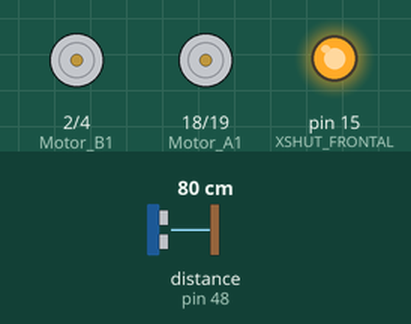
The sketch below on a simulated Arduino Uno, built with avr-gcc and run on an emulated ATmega328P. On the bench: motor-driver pin pairs drawn as motors (green arrow = first pin HIGH = forward, orange = second pin HIGH = backward, longer = more drive), output pins drawn as LEDs (lit = HIGH). The test bench sets the inputs (shaded band); at power-on: distance to the obstacle (sensor on pin 48) 80 cm. What the sketch prints to the serial monitor is not drawn.

Above: at 0.02 s.
At 1.2 s:
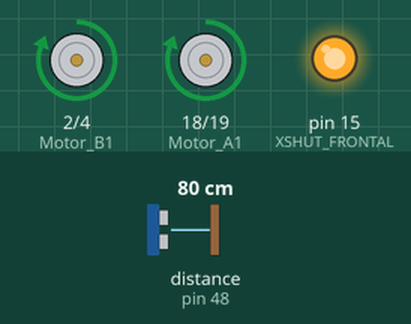
1.3 s: distance to the obstacle (sensor on pin 48) set to 12 cm
2.8 s: distance to the obstacle (sensor on pin 48) set to 9 cm
At 4.0 s:
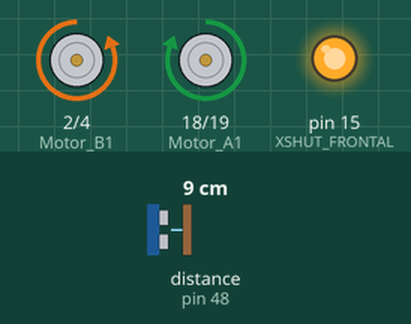
Timing chart, 0 to 5.8 s (numbered marks = the images above; inputs shaded):
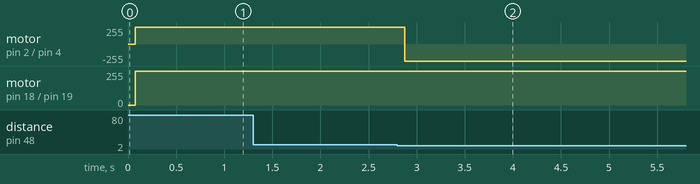

Measured:
- the behaviour switches between 11 and 10 cm on distance to the obstacle (sensor on pin 48) (found by bisection; images 1 and 2)
- after the input at 1.3 s, every drawn part: stays the same
- after the input at 2.8 s, motor on pin 2 (Motor_B1) / pin 4 (Motor_B2): forward 255/255 → backward 255/255 after 0.08 s

The sketch:

Main.Ino
```cpp
#include <Wire.h>
#include "Adafruit_VL53L0X.h"

// Variables para los sensores
int DistanciaFrontal;
int DistanciaLateral;

// Instancias de los sensores
Adafruit_VL53L0X loxFrontal = Adafruit_VL53L0X();
Adafruit_VL53L0X loxLateral = Adafruit_VL53L0X();

// Definición de pines para el puente H L9110
#define Motor_A1 18
#define Motor_A2 19
#define Motor_B1 2
#define Motor_B2 4

// Pines de control de encendido de los sensores (debes conectarlos a pines GPIO)
#define XSHUT_FRONTAL 15
#define XSHUT_LATERAL 16

void setup() {
    Serial.begin(9600);
    Serial.println("Iniciando sensores VL53L0X...");

    // Configurar pines del motor
    pinMode(Motor_A1, OUTPUT);
    pinMode(Motor_A2, OUTPUT);
    pinMode(Motor_B1, OUTPUT);
    pinMode(Motor_B2, OUTPUT);

    // Configurar pines XSHUT para controlar la alimentación de los sensores
    pinMode(XSHUT_FRONTAL, OUTPUT);
    //pinMode(XSHUT_LATERAL, OUTPUT);

    Wire.begin();

    // Inicializar sensores con direcciones distintas
    digitalWrite(XSHUT_FRONTAL, LOW);
    digitalWrite(XSHUT_LATERAL, LOW);
    delay(10);
    digitalWrite(XSHUT_FRONTAL, HIGH);
    delay(10);
    if (!loxFrontal.begin(0x30)) {
        Serial.println("Error al iniciar sensor frontal");
    }
    delay(10);
    digitalWrite(XSHUT_LATERAL, HIGH);
    delay(10);
    /*if (!loxLateral.begin(0x31)) {
        Serial.println("Error al iniciar sensor lateral");
    }*/
}

void loop() {
    DistanciaFrontal = Medir_VL53L0X(loxFrontal);
    //DistanciaLateral = Medir_VL53L0X(loxLateral);

    Serial.print("Frontal: "); Serial.print(DistanciaFrontal);/*
    Serial.print(" mm | Lateral: "); Serial.print(DistanciaLateral);
    Serial.println(" mm");*/

    if (DistanciaFrontal > 100) {
        adelante();
        Serial.println("Avanzando");
        } else {
        izquierda();
        Serial.print("Girando");
      }

    delay(100);
  }


float Medir_VL53L0X(Adafruit_VL53L0X &sensor) {
    VL53L0X_RangingMeasurementData_t medida;
    sensor.rangingTest(&medida, false);
    return (medida.RangeStatus != 4) ? medida.RangeMilliMeter : 9999; // 9999 indica fuera de rango
}

void adelante() {
    digitalWrite(Motor_A1, HIGH);
    digitalWrite(Motor_A2, LOW);
    digitalWrite(Motor_B1, HIGH);
    digitalWrite(Motor_B2, LOW);
}

void atras() {
    digitalWrite(Motor_A1, LOW);
    digitalWrite(Motor_A2, HIGH);
    digitalWrite(Motor_B1, LOW);
    digitalWrite(Motor_B2, HIGH);
}

void izquierda() {
    digitalWrite(Motor_A1, HIGH);
    digitalWrite(Motor_A2, LOW);
    digitalWrite(Motor_B1, LOW);
    digitalWrite(Motor_B2, HIGH);
}

void derecha() {
    digitalWrite(Motor_A1, LOW);
    digitalWrite(Motor_A2, HIGH);
    digitalWrite(Motor_B1, HIGH);
    digitalWrite(Motor_B2, LOW);
}

void detener() {
    digitalWrite(Motor_A1, LOW);
    digitalWrite(Motor_A2, LOW);
    digitalWrite(Motor_B1, LOW);
    digitalWrite(Motor_B2, LOW);
}
```
